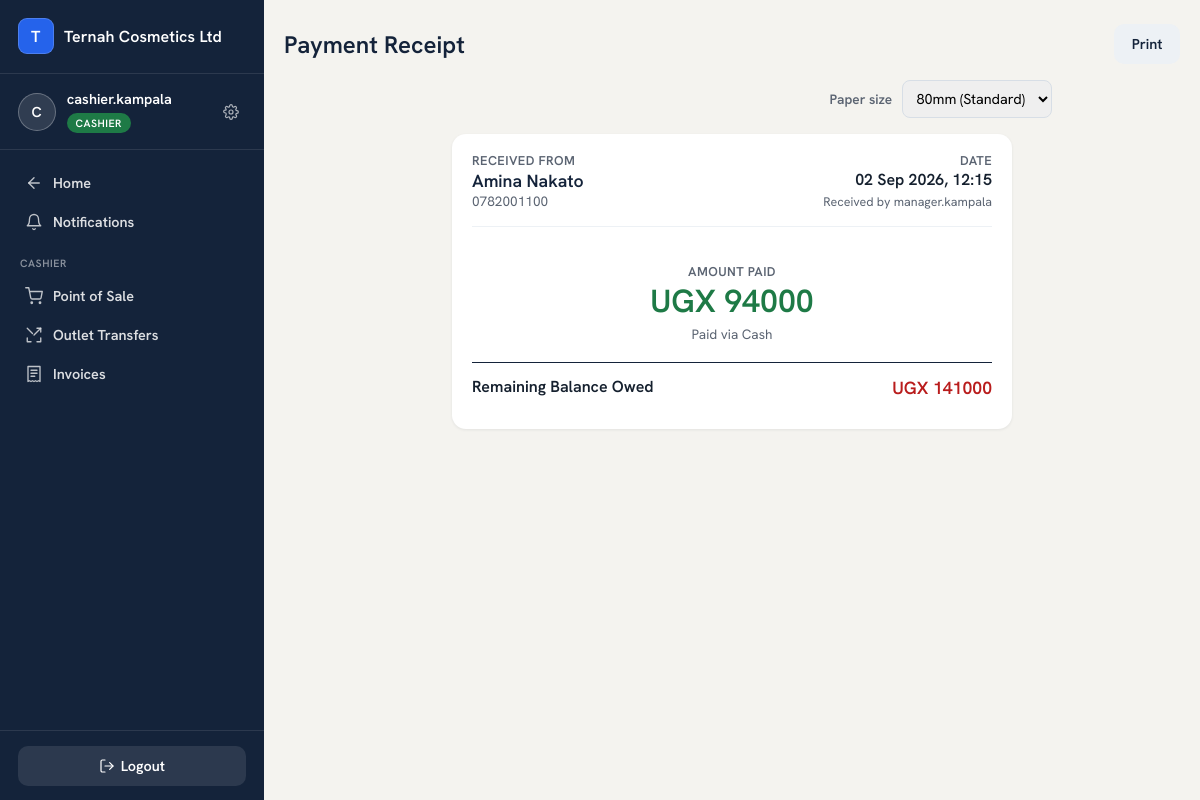
Page /sales/payment-receipt/37/ (signed in) on the committed database.
### accounts/models.py (models this page shows, shortened)
class User(AbstractUser):
    ROLES = [
        ("OWNER", "Owner"),                # reports only
        ("MANAGER", "Manager"),            # outlet manager; can switch views
        ("CASHIER", "Cashier"),
        ("SALES_REP", "Sales Person / Rep"),
        ("PRODUCTION", "Production"),
    ]
    business = models.ForeignKey("platformadmin.Business", null=True, blank=True,
                                 on_delete=models.CASCADE, related_name="users")
    branch = models.ForeignKey("core.Branch", null=True, blank=True,
                               on_delete=models.SET_NULL, related_name="users")
    role = models.CharField(max_length=15, choices=ROLES, default="CASHIER")
    can_swap = models.BooleanField(default=False)    # False -> swap goes through PendingAction
    can_refund = models.BooleanField(default=False)
    phone = models.CharField(max_length=30, blank=True)
    modules = models.ManyToManyField("platformadmin.Module", blank=True, related_name="users_with_access",
                                     help_text="Which of the business's subscribed modules this user can open.")
    allowed_tiers = models.JSONField(default=list, blank=True,
                                     help_text="Which product price tiers (RETAIL/WHOLESALE/DISTRIBUTION/CUSTOM) "
                                                "this seller may use at the POS.")
    def switchable_views(self):
        if self.role != "MANAGER":
            return []
        views = ["MANAGER", "CASHIER"]
        codes = set(self.modules.values_list("code", flat=True))
        if "PRODUCTION" in codes:
            views.append("PRODUCTION")
        return views

### platformadmin/models.py (models this page shows, shortened)
class Business(models.Model):
    name = models.CharField(max_length=150)                     # factory name — brands navbar + receipts
    slug = models.SlugField(unique=True)
    business_type = models.CharField(max_length=20, choices=[("FACTORY", "Factory Mode")], default="FACTORY")
    contact_email = models.EmailField()
    contact_phone = models.CharField(max_length=30, blank=True)
    address = models.TextField(blank=True)
    tagline = models.CharField(max_length=150, blank=True)      # optional — shows on every printed report
    is_active = models.BooleanField(default=True)               # master switch — False = soft-locked
    trial_expires_at = models.DateTimeField(null=True, blank=True)
    subscription_expires_at = models.DateTimeField(null=True, blank=True)
    created_at = models.DateTimeField(auto_now_add=True)
    class Meta:
        verbose_name_plural = "businesses"

### sales/models.py (models this page shows, shortened)
class Debtor(TimeStamped):
    business = models.ForeignKey("platformadmin.Business", on_delete=models.CASCADE)
    location = models.ForeignKey(InventoryLocation, on_delete=models.PROTECT)    # which outlet/rep owns it
    name = models.CharField(max_length=120)
    phone = models.CharField(max_length=30, blank=True)

class DebtorPayment(TimeStamped):
    debtor = models.ForeignKey(Debtor, on_delete=models.CASCADE, related_name="payments")
    amount = models.DecimalField(max_digits=16, decimal_places=2)
    method = models.CharField(max_length=15)
    received_by = models.ForeignKey(settings.AUTH_USER_MODEL, null=True, on_delete=models.SET_NULL)
    balance_after = models.DecimalField(max_digits=16, decimal_places=2, null=True, blank=True)
    is_reversed = models.BooleanField(default=False)   # a data-entry error, corrected by reversal + a fresh payment
    idempotency_key = models.CharField(max_length=40, blank=True, db_index=True)
    def can_reverse(self):
        if self.is_reversed or not self.allocations.exists():
            return False
        latest = self.debtor.payments.order_by("-created_at", "-id").first()
        return latest is not None and latest.pk == self.pk

### sales/views.py (the view)
# urls.py: path("payment-receipt/<int:pk>/", views.debtor_payment_receipt, name="debtor_payment_receipt"),
@login_required
def debtor_payment_receipt(request, pk):
    payment = get_object_or_404(DebtorPayment, pk=pk, debtor__business=request.user.business)
    if not _can_view_location(request, payment.debtor.location):
        raise Http404
    balance_after = payment.balance_after if payment.balance_after is not None else payment.debtor.balance()
    back_url = request.GET.get("next", "")
    if not url_has_allowed_host_and_scheme(back_url, allowed_hosts={request.get_host()}, require_https=request.is_secure()):
        back_url = ""
    return render(request, "sales/debtor_payment_receipt.html", {
        "payment": payment, "debtor": payment.debtor, "balance_after": balance_after,
        "can_reverse": payment.can_reverse(), "back_url": back_url,
        "print_title": f"Payment Receipt — {payment.debtor.name}",
    })

### accounts/context_processors.py (called while the page is built)
def active_view(request):
    user = getattr(request, "user", None)
    return {
        "active_view": getattr(request, "active_view", None),
        "switchable_views": user.switchable_views() if user and user.is_authenticated else [],
        "owner_section": getattr(request, "owner_section", None),
        "manager_section": getattr(request, "manager_section", None),
    }

def module_switcher(request):
    user = getattr(request, "user", None)
    if not (user and user.is_authenticated) or user.is_superuser:
        return {"switcher_items": []}
    if user.role == "OWNER":
        from accounts.views import owner_tiles
        return {"switcher_items": owner_tiles()}
    if user.role == "MANAGER":
        from accounts.views import manager_tiles
        return {"switcher_items": manager_tiles(user)}
    return {"switcher_items": []}

### sales/views.py (called while the page is built)
def _acting_role(request):
    return request.active_view if request.user.role == "MANAGER" else request.user.role

def _pos_location(request):
    if _acting_role(request) == "SALES_REP":
        loc = getattr(request.user, "inventory", None)
        if loc:
            return loc
    return InventoryLocation.objects.filter(branch=request.user.branch, type="OUTLET").first()

def _can_view_location(request, location):
    if request.user.role == "OWNER":
        return True
    if request.user.role == "MANAGER":
        return location.branch_id == request.user.branch_id
    if request.user.role in POS_ROLES:
        return location.id == getattr(_pos_location(request), "id", None)
    return False

### templates/sales/debtor_payment_receipt.html (shortened to what this page needs)
{% extends "base.html" %}
{% block content %}
<div class="page-head no-print">
  <h2>Payment Receipt{% if payment.is_reversed %} — Reversed{% endif %}</h2>
  <button class="btn ghost" style="background:#EDF1F5;color:var(--ternah-navy)" onclick="window.print()">Print</button>
</div>
{% include "partials/receipt_print_controls.html" %}
<div class="card" style="max-width:560px;margin:0 auto">
  <div style="display:flex;justify-content:space-between;flex-wrap:wrap;gap:.5rem;margin-bottom:1rem;padding-bottom:1rem;border-bottom:1px solid #EDF1F5">
    <div>
      <p style="color:var(--muted);font-size:.8rem;text-transform:uppercase;letter-spacing:.4px;font-weight:700">Received from</p>
      <p style="font-size:1.1rem;font-weight:800;color:var(--ternah-navy)">{{ debtor.name }}</p>
      {% if debtor.phone %}<p style="color:var(--muted);font-size:.85rem">{{ debtor.phone }}</p>{% endif %}
    </div>
    <div style="text-align:right">
      <p style="color:var(--muted);font-size:.8rem;text-transform:uppercase;letter-spacing:.4px;font-weight:700">Date</p>
      <p style="font-weight:600">{{ payment.created_at|date:"d M Y, H:i" }}</p>
      <p style="color:var(--muted);font-size:.78rem;margin-top:.3rem">Received by {{ payment.received_by.username|default:"—" }}</p>
    </div>
  </div>
  <div style="text-align:center;padding:1.2rem 0">
    <p style="color:var(--muted);font-size:.8rem;text-transform:uppercase;letter-spacing:.4px;font-weight:700">Amount Paid</p>
    <p class="print-amount" style="font-size:2rem;font-weight:800;color:var(--green)">UGX {{ payment.amount|floatformat:0 }}</p>
    <p style="color:var(--muted);font-size:.85rem;margin-top:.2rem">Paid via {{ payment.method|title }}</p>
  </div>
  <div style="display:flex;justify-content:space-between;padding:.8rem 0;border-top:1.5px solid var(--ternah-navy)">
    <span style="font-weight:700">Remaining Balance Owed</span>
    <span style="font-weight:800;font-size:1.1rem;color:{% if balance_after > 0 %}var(--red){% else %}var(--green){% endif %}">
      UGX {{ balance_after|floatformat:0 }}
    </span>
  </div>
</div>
{% endblock %}

### templates/base.html (shortened to what this page needs)
{% load static %}
<!DOCTYPE html>
<html lang="en">
<head>
  <link rel="stylesheet" href="{% static 'ternah-ui/tokens.css' %}">
</head>
<body>
{% if request.user.is_authenticated %}
  <div class="app-shell">
    <aside class="sidebar">
      <div class="sidebar-brand">
        <span class="brand-mark" aria-hidden="true">{{ request.user.business.name|default:"Ternah for Factories"|first|upper }}</span>
        <span class="brand-name">{{ request.user.business.name|default:"Ternah for Factories" }}</span>
      </div>
      <div class="sidebar-identity">
        <span class="avatar" aria-hidden="true">{{ request.user.username|first|upper }}</span>
        <div class="identity-text">
          <span class="identity-name">{{ request.user.username }}</span>
          {% if request.user.is_superuser %}
            <span class="role-pill role-super">Platform Admin</span>
          {% else %}
            <span class="role-pill role-{{ request.user.role|lower }}">{{ request.user.get_role_display }}</span>
          {% endif %}
        </div>
        <a class="settings-link" href="{% url 'password_change' %}" title="Change password" aria-label="Change password">
        </a>
      </div>
      <nav class="sidebar-nav">
        {% if request.resolver_match.url_name == "home" %}
          {% if switcher_items %}
            {% for t in switcher_items %}
            <a class="nav-link" href="{{ t.href }}">
              <svg width="18" height="18" viewBox="0 0 24 24" fill="none" stroke="currentColor" stroke-width="1.8" stroke-linecap="round" stroke-linejoin="round">{{ t.icon|safe }}</svg>
              {{ t.label }}
            </a>
            {% endfor %}
          {% else %}
            <p style="color:rgba(255,255,255,.45);font-size:.82rem;padding:.4rem .65rem">Pick a tile to get started.</p>
          {% endif %}
        {% elif request.user.role == "CASHIER" or request.user.role == "SALES_REP" %}
          <a class="nav-link" href="{% url 'home' %}">
            <svg width="18" height="18" viewBox="0 0 24 24" fill="none" stroke="currentColor" stroke-width="1.8" stroke-linecap="round" stroke-linejoin="round"><path d="M19 12H5"/><path d="M12 19l-7-7 7-7"/></svg>
            Home
          </a>
          <a class="nav-link {% if request.resolver_match.url_name == 'notifications' %}active{% endif %}" href="{% url 'notifications' %}">
            <svg width="18" height="18" viewBox="0 0 24 24" fill="none" stroke="currentColor" stroke-width="1.8" stroke-linecap="round" stroke-linejoin="round"><path d="M18 8A6 6 0 0 0 6 8c0 7-3 9-3 9h18s-3-2-3-9"/><path d="M13.73 21a2 2 0 0 1-3.46 0"/></svg>
            Notifications
          </a>
          <div class="nav-section-label">{{ request.user.get_role_display }}</div>
          <a class="nav-link {% if request.resolver_match.namespace == 'sales' and request.resolver_match.url_name == 'pos' %}active{% endif %}"
             href="{% url 'sales:pos' %}">
            <svg width="18" height="18" viewBox="0 0 24 24" fill="none" stroke="currentColor" stroke-width="1.8" stroke-linecap="round" stroke-linejoin="round"><circle cx="9" cy="21" r="1"/><circle cx="20" cy="21" r="1"/><path d="M1 1h4l2.68 13.39a2 2 0 0 0 2 1.61h9.72a2 2 0 0 0 2-1.61L23 6H6"/></svg>
            Point of Sale
          </a>
          {% if request.user.role == "CASHIER" %}
          <a class="nav-link {% if request.resolver_match.url_name == 'outlet_transfers' %}active{% endif %}"
             href="{% url 'sales:outlet_transfers' %}">
            <svg width="18" height="18" viewBox="0 0 24 24" fill="none" stroke="currentColor" stroke-width="1.8" stroke-linecap="round" stroke-linejoin="round"><path d="M16 3h5v5"/><path d="M3 16v5h5"/><path d="M21 16v5h-5"/><path d="M3 3l7 7"/><path d="m21 3-9 9"/></svg>
            Outlet Transfers
          </a>
          <a class="nav-link {% if request.resolver_match.namespace == 'finance' and request.resolver_match.url_name in 'invoices,invoice_create,invoice_detail,invoice_clients' %}active{% endif %}"
             href="{% url 'finance:invoices' %}">
            <svg width="18" height="18" viewBox="0 0 24 24" fill="none" stroke="currentColor" stroke-width="1.8" stroke-linecap="round" stroke-linejoin="round"><path d="M4 2h16v20l-2-1-2 1-2-1-2 1-2-1-2 1-2-1-2 1z"/><path d="M8 7h8M8 11h8M8 15h5"/></svg>
            Invoices
          </a>
          {% endif %}
        {% else %}
          <div class="nav-section-label">{{ request.user.get_role_display }}</div>
          <span class="nav-link disabled">Screens coming soon</span>
        {% endif %}
      </nav>
      <div class="sidebar-footer">
        <form method="post" action="{% url 'logout' %}">{% csrf_token %}
          <button class="btn ghost" type="submit">
            <svg width="16" height="16" viewBox="0 0 24 24" fill="none" stroke="currentColor" stroke-width="1.8" stroke-linecap="round" stroke-linejoin="round"><path d="M9 21H5a2 2 0 0 1-2-2V5a2 2 0 0 1 2-2h4"/><path d="M16 17l5-5-5-5"/><path d="M21 12H9"/></svg>
            Logout
          </button>
        </form>
      </div>
    </aside>
    <div class="main-col">
      <main>
{% endif %}
{% block content %}{% endblock %}
{% if request.user.is_authenticated %}
      </main>
    </div>
  </div>
{% endif %}
</body>
</html>

### ternah_ui/static/ternah-ui/tokens.css (style rules this page uses)
:root { --bg: #F4F3EF; --surface: #FFFFFF; --border: #E4E2DB; --border-hover: #D2CFC6; --ink: #15202E; --muted: #5B6472; --nav: #14233A; --nav-active: #22385A; --nav-text: #C9D2DE; --icon-bg: #EEF1F6; --warn: #8A4A0E; --warn-bg: #FBF0E2; --font: 'Hanken Grotesk', -apple-system, BlinkMacSystemFont, 'Segoe UI', sans-serif; --text-greeting: 600 36px/1.2 var(--font); --text-tile-number-lg: 600 44px/1.1 var(--font); --text-tile-number-sm: 600 36px/1.1 var(--font); --text-tile-title: 600 17px/1.3 var(--font); --text-body: 400 15px/1.5 var(--font); --text-pill: 500 14px/1 var(--font); --sp-2: 8px; --sp-3: 12px; --sp-4: 16px; --sp-5: 20px; --sp-6: 24px; --sp-7: 28px; --sp-10: 40px; --sp-12: 48px; --r-tile: 20px; --r-input: 12px; --r-pill: 999px; --tui-nav-w: 256px; --tui-header-h: 72px; }

### rows in the picture
User: user.business.name|first "T", user.business.name "Ternah Cosmetics Ltd", user.username|first "C", user.username "cashier.kampala", user.role "CASHIER"
Debtor: name "Amina Nakato", phone "0782001100"
DebtorPayment: created_at "02 Sep 2026, 12:15", received_by.username "manager.kampala", amount "94000", method "Cash", balance_after "141000"
